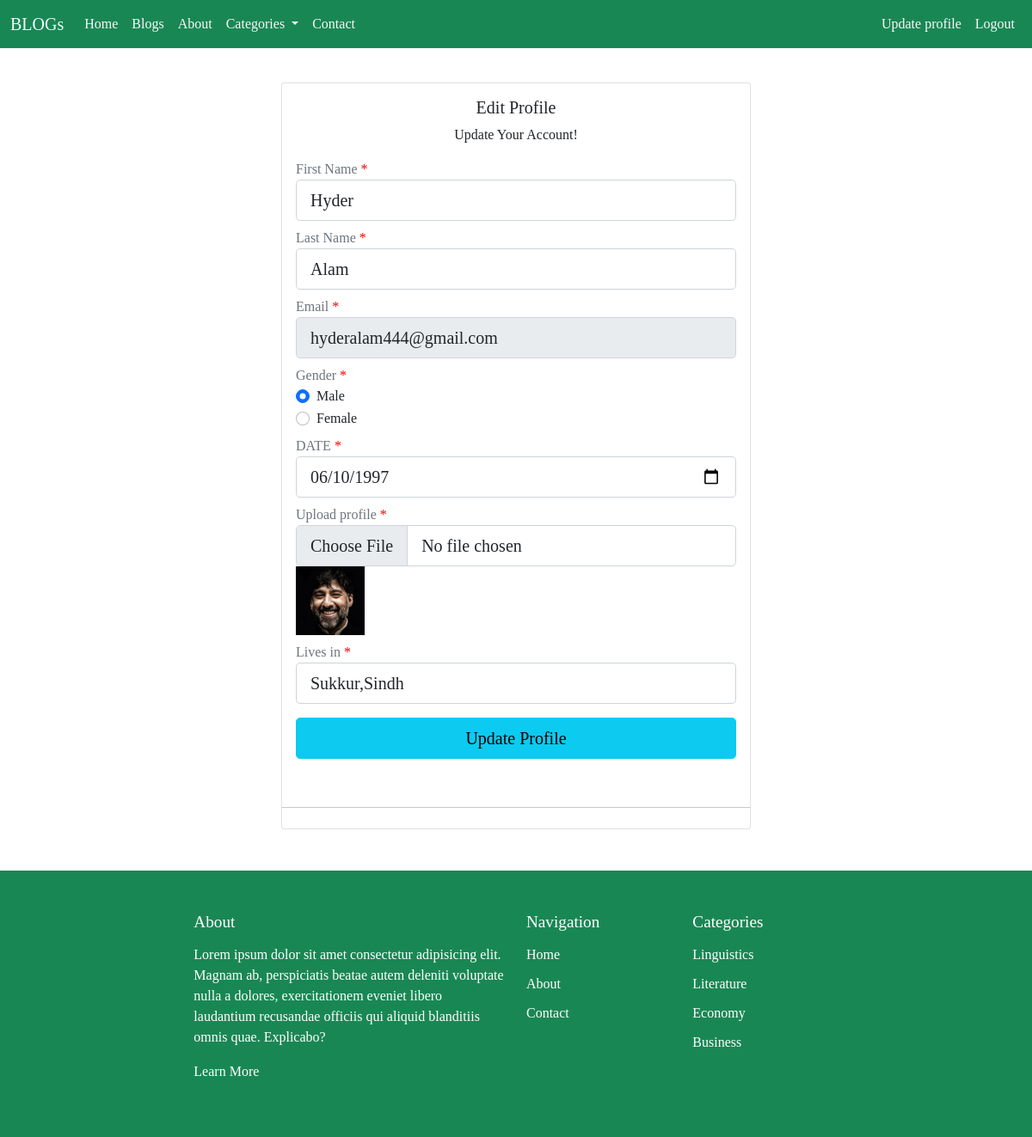
The page /edit_profile.php (signed in) on the database its author committed.
### tables this page shows
CREATE TABLE `user` (
  `user_id` int(11) NOT NULL AUTO_INCREMENT,
  `role_id` int(11) DEFAULT NULL,
  `first_name` varchar(50) NOT NULL,
  `last_name` varchar(50) NOT NULL,
  `email` varchar(50) DEFAULT NULL,
  `password` text NOT NULL,
  `gender` enum('Male','Female') DEFAULT NULL,
  `date_of_birth` date DEFAULT NULL,
  `user_image` text DEFAULT NULL,
  `user_image_path` text DEFAULT NULL,
  `address` text DEFAULT NULL,
  `is_approved` enum('Pending','Approved','Rejected') DEFAULT 'Pending',
  `is_active` enum('Active','InActive') DEFAULT NULL,
  `created_at` timestamp NOT NULL DEFAULT current_timestamp(),
  `updated_at` timestamp NULL DEFAULT NULL,
  PRIMARY KEY (`user_id`),
  KEY `role_id` (`role_id`),
  CONSTRAINT `user_ibfk_1` FOREIGN KEY (`role_id`) REFERENCES `role` (`role_id`) ON DELETE CASCADE ON UPDATE CASCADE
);

CREATE TABLE `category` (
  `category_id` int(11) NOT NULL AUTO_INCREMENT,
  `category_title` varchar(100) DEFAULT NULL,
  `category_description` text DEFAULT NULL,
  `category_status` enum('Active','InActive') DEFAULT NULL,
  `created_at` timestamp NOT NULL DEFAULT current_timestamp(),
  `updated_at` timestamp NULL DEFAULT NULL,
  PRIMARY KEY (`category_id`)
);

### require/functions.php (called while the page is built, shortened)
<?php
$localhost ="localhost";
$username  ="root";
$password  ="";
$database  ="21442_hyder_alam";
$connection=mysqli_connect($localhost,$username,$password,$database);
	function excecute_query($query){
		global $connection;
		$sql=$query;
		$result=mysqli_query($connection,$sql) or die("<p style='color: red;'><b>Error Message: </b>".mysqli_connect_error()."</p>");
		return $result;
	}
?>

### edit_profile.php (the view, shortened to what this page needs)
<?php include("require/header.php");
$query="SELECT * FROM user WHERE user.user_id= '".$user_id."' ";
$result=excecute_query($query);
$rows=mysqli_fetch_assoc($result);
?>
<div class="container mt-5" id="change_password">
    <div class="row justify-content-center " >
        <div class="col-sm-12 col-md-10 col-lg-6 mt-5">
            <div class="card">
                <div class="card-body">
                    <h5 class="card-title text-center">Edit Profile</h5>
                    <p class="card-text text-center">Update Your Account!</p>
                    <form class="form" action="require/ajax_process.php" method="POST" enctype="multipart/form-data" >
                        <div class="form-group my-2">
                            <label class="text-muted">First Name <span style="color: red;">*</span></label>
                            <input required type="text" value="<?=$rows['first_name']?>" name="first_name" id="first_name" placeholder="First Name" class="form-control form-control-lg" >
                        </div>
                        <div class="form-group my-2">
                            <label class="text-muted">Last Name <span style="color: red;">*</span></label>
                            <input required type="text" value="<?=$rows['last_name']?>" name="last_name" id="last_name" placeholder="Last Name" class="form-control form-control-lg">
                        </div>
                        <div class="form-group my-2">
                            <label class="text-muted">Email <span style="color: red;">*</span></label>
                            <input disabled type="email" value="<?=$rows['email']?>" name="email" id="email" placeholder="Email Address" class="form-control form-control-lg">
                        </div>
                        <div class="form-group my-2">
                            <label class="text-muted">Gender <span style="color: red;">*</span></label>
                            <div class="form-check">
                                <input class="form-check-input" type="radio" name="gender" id="male" value="Male" <?=$rows['gender']=='Male' ? 'checked' : "" ?> >
                                <label class="form-check-label" for="male">Male</label>
                            </div>
                            <div class="form-check">
                                <input class="form-check-input" type="radio" name="gender" id="female" value="Female" <?=$rows['gender']=='Female' ? 'checked' : "" ?> >
                                <label class="form-check-label" for="female">Female</label>
                            </div>
                        </div>
                        <div class="form-group my-2">
                            <label class="text-muted">DATE <span style="color: red;">*</span></label>
                            <input required type="date" name="date_of_birth" id="date_of_birth" value="<?=$rows['date_of_birth']?>" class="form-control form-control-lg">
                        </div>
                        <div class="form-group my-2">
                            <label class="text-muted">Upload profile  <span style="color: red;">*</span></label>
                            <input type="file" name="profile_pic" id="profile_pic" class="form-control form-control-lg">
                           <img width="80px" src="<?='profilepics/'.$rows['user_image_path']?>"  >
                        </div>
                        <div class="form-group">
                            <label class="text-muted">Lives in <span style="color: red;">*</span></label>
                            <input required type="text" name="address" value="<?=$rows['address']?>"  placeholder="Address" id="address" class="form-control form-control-lg">
                        </div>
                        <div class="form-group my-3 d-grid">
                            <input type="submit" name="update_account" id="register" value="Update Profile" class="btn btn-info btn-lg btn-block"></input>
                        </div>
                    </form>
                </div>
                    <hr class="my-4">
            </div>
        </div>
    </div>
</div>
<?php include("require/footer.php") ?>

### require/footer.php (shortened to what this page needs)
<div class="footer bg-success text-white py-5 mt-5">
  <div class="container-fluid">
    <div class="row justify-content-center">
      <div class="col-lg-4 col-md-12 col-sm-12">
        <h3 class="footer-heading">About</h3>
        <p>Lorem ipsum dolor sit amet consectetur adipisicing elit. Magnam ab, perspiciatis beatae autem deleniti voluptate nulla a dolores, exercitationem eveniet libero laudantium recusandae officiis qui aliquid blanditiis omnis quae. Explicabo?</p>
        <p><a href="about.php" class="footer-link-more text-white">Learn More</a></p>
      </div>
      <div class="col-md-6 col-sm-6 col-lg-2">
        <h3 class="footer-heading">Navigation</h3>
        <ul class="footer-links list-unstyled">
          <li><a href="index.php" class="text-white"><i class="bi bi-chevron-right"></i> Home</a></li>
          <li><a href="about.php" class="text-white"><i class="bi bi-chevron-right"></i> About</a></li>
          <li><a href="contact.php" class="text-white"><i class="bi bi-chevron-right"></i> Contact</a></li>
        </ul>
      </div>
      <div class="col-md-6 col-sm-6 col-lg-2">
        <h3 class="footer-heading">Categories</h3>
        <?php
        $query = "SELECT category.category_id, category.category_title FROM category LIMIT 4";
        $catg = excecute_query($query);
        ?>
        <ul class="footer-links list-unstyled">
          <?php if ($catg->num_rows > 0) {
            while ($rows = mysqli_fetch_assoc($catg)) { ?>
              <li><a href="category.php?catg_id=<?= $rows['category_id'] ?>" class="text-white"><i class="bi bi-chevron-right"></i><?= $rows['category_title'] ?></a></li>
          <?php }
          } ?>
        </ul>
      </div>
    </div>
  </div>
</div>
</body>
</html>

### require/header.php (style rules this page uses)
a { text-decoration: none; color: black; }
body { font-family: 'PT Serif', serif; display: flex; flex-direction: column; min-height: 100vh; }
.footer { background-color: #198754; color: white; padding: 20px; width: 100%; }
.footer .footer-heading { font-size: 1.2rem; margin-bottom: 15px; }
.footer .footer-links { list-style: none; padding: 0; }
.footer .footer-links li { margin-bottom: 10px; }
.footer .footer-links a { color: white; text-decoration: none; }

### rows shown on the page
user: first_name "Hyder", last_name "Alam", email "hyderalam444@gmail.com", gender "☑ Male", gender "☐ Female", date_of_birth "06/10/1997", user_image_path (picture), address "Sukkur,Sindh"
category: category_title "Linguistics"
category: category_title "Literature"
category: category_title "Economy"
category: category_title "Business"
